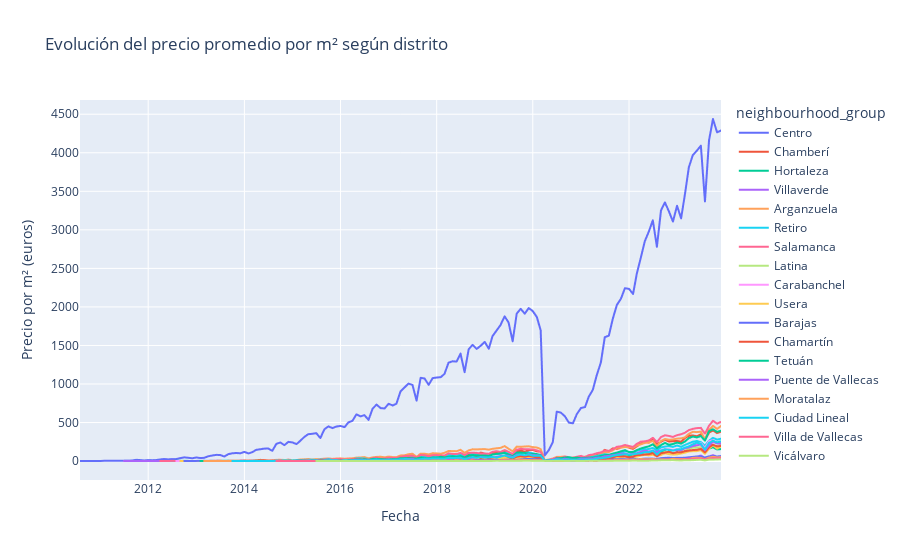

Here is the notebook cell this chart was saved with:
### Code cell
# 1. Evolución temporal del listings count por grupo de vecindarios
fig = px.line(df, x='date', y='listings_count', color='neighbourhood_group', title="Evolución del precio promedio por m² según distrito")
fig.update_layout(xaxis_title="Fecha", yaxis_title="Precio por m² (euros)")
fig.show()
